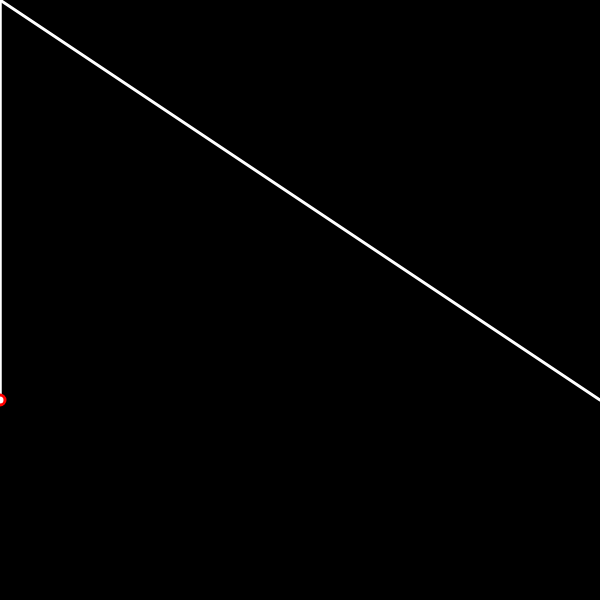
Frame 1 (no input)
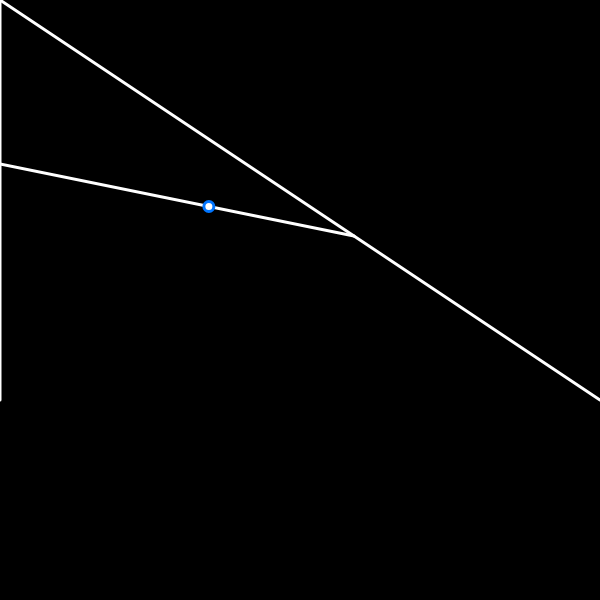
Frame 60 (no input)
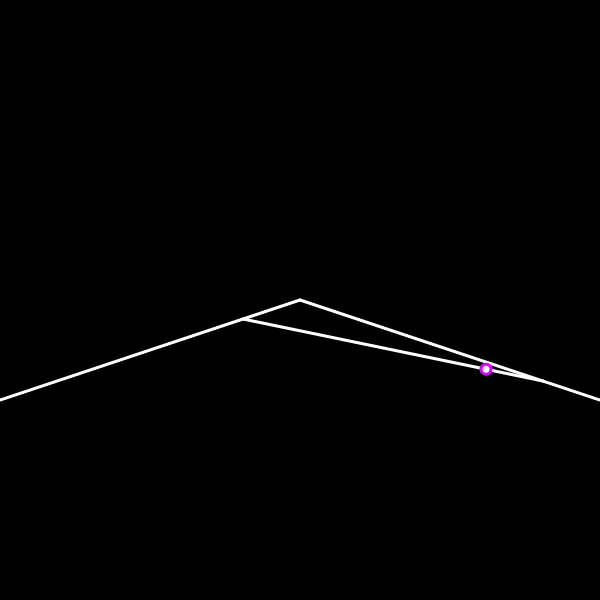
Frame 120 (the mouse pressed at the canvas centre since frame 60)

The p5.js sketch that drew these frames (run headless with seeded random() and noise() and a simulated clock; from frame 60 on, the mouse is pressed at the canvas centre):

// p5.js sketch
// ── sketch.js
let p1, p2, pm, pmm, lerper, stepper;

function setup() {
  createCanvas(600, 600);
  p1 = createVector(0, height/1.5);
  p2 = createVector(600, height/1.5);
  stroke(255);
  strokeWeight(3);
  lerper = 0;
  colorMode(HSB);
  stepper = 1;
  circle(p1.x, p1.y, 10);
  circle(p2.x, p2.y, 10);
  background(0);
}

function draw() {
  background(0);
  p1 = createVector(0, height/1.5);
  p2 = createVector(600, height/1.5);
  pm = createVector(mouseX, mouseY)
  stroke(255);
  line(p1.x, p1.y, pm.x, pm.y);
  line(p2.x, p2.y, pm.x, pm.y);
  
  p1 = createVector(0, height/1.5);
  p2 = createVector(600, height/1.5);
  pm = createVector(mouseX, mouseY)
  p1.lerp(pm,lerper)
  pm.lerp(p2,lerper)
  pmm = p1;
  
  
  line(p1.x,p1.y,pm.x,pm.y);
  stroke(lerper*360, 255, 255);
  pmm.lerp(pm,lerper);
  circle(pmm.x,pmm.y,10);

  lerper += (0.01 * stepper);
  
  if (lerper >= 1){
    stepper = -1;
  }
  if (lerper <= 0){
    stepper = 1;
  }

}
